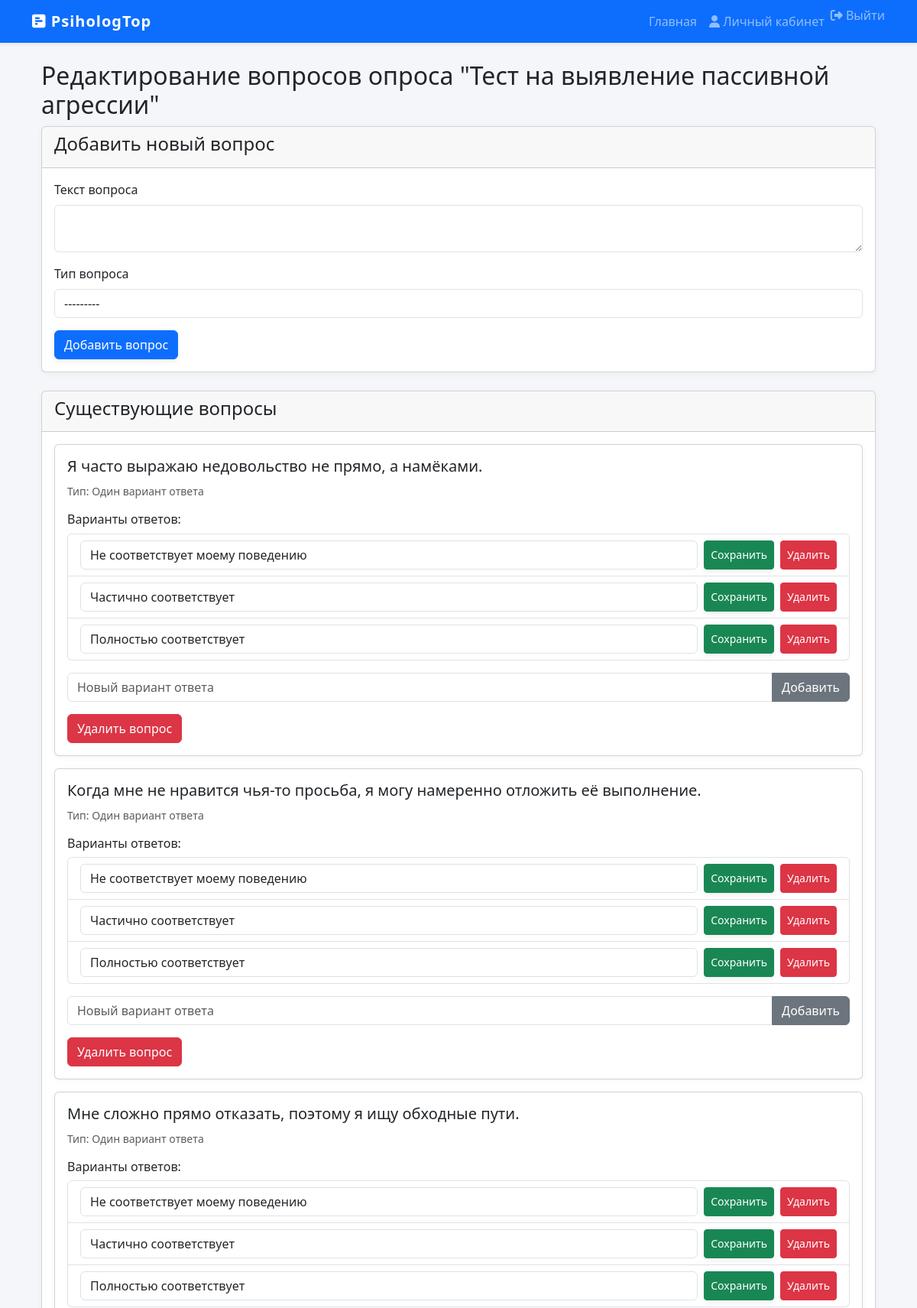
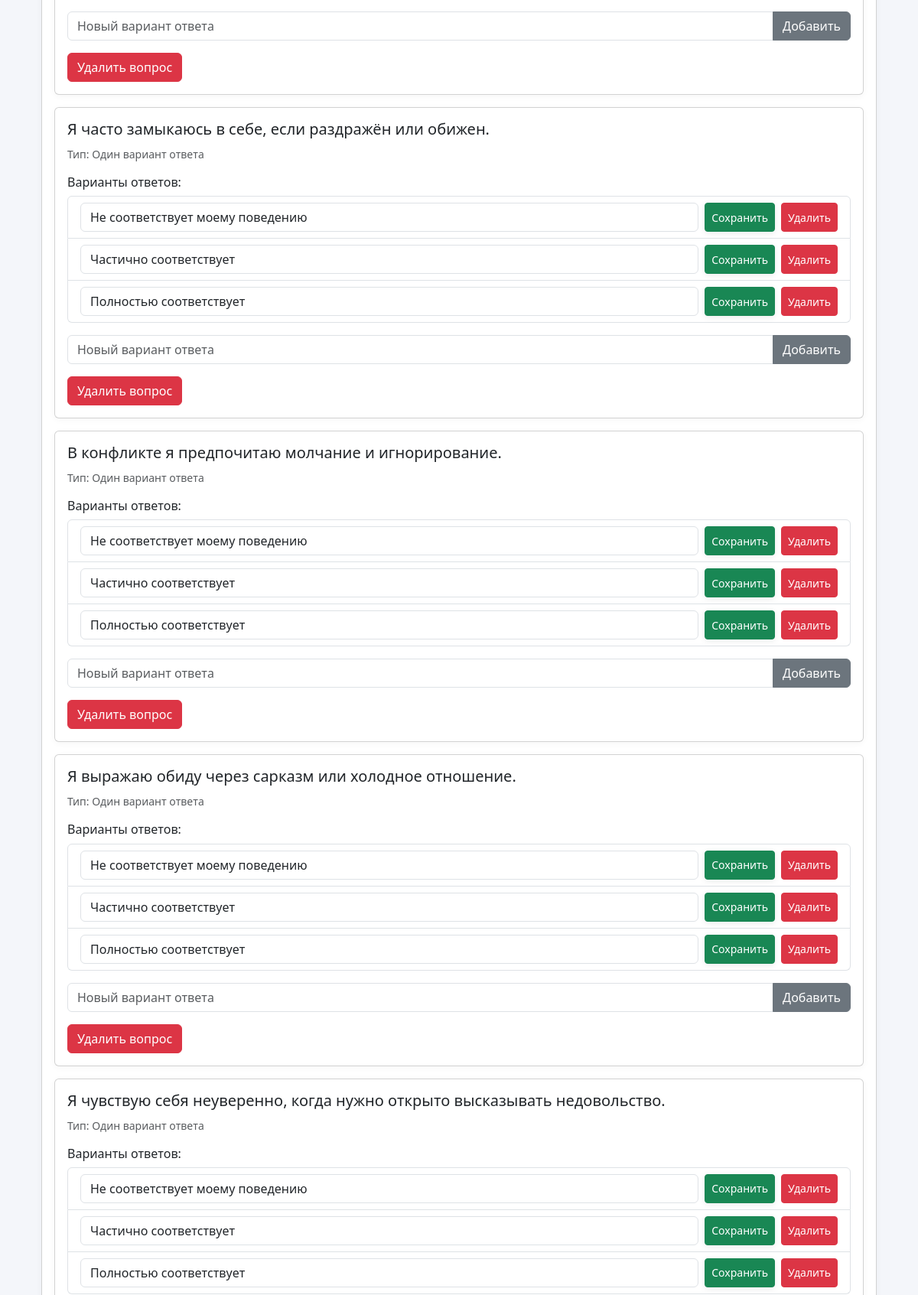
/poll/14/edit_questions/ (signed in, upper part), run on the app's committed database (2 pictures, top to bottom).
### main/models.py (models this page shows, shortened)
class Poll(models.Model):
    title = models.CharField(max_length=200, verbose_name='Название опроса')
    description = models.TextField(verbose_name='Описание')
    created_at = models.DateTimeField(auto_now_add=True)
    author = models.ForeignKey(User, on_delete=models.CASCADE, verbose_name='Автор')
    class Meta:
        verbose_name = 'Опрос'
        verbose_name_plural = 'Опросы'

class Question(models.Model):
    QUESTION_TYPES = (
        ('single_choice', 'Один вариант ответа'),
        ('multiple_choice', 'Множественный выбор'),
        ('text', 'Текстовый ответ'),
    )
    poll = models.ForeignKey(Poll, on_delete=models.CASCADE, related_name='questions', verbose_name='Опрос')
    text = models.TextField(verbose_name='Текст вопроса')
    question_type = models.CharField(max_length=20, choices=QUESTION_TYPES, verbose_name='Тип вопроса')
    order = models.IntegerField(default=0, verbose_name='Порядок вопроса')
    class Meta:
        verbose_name = 'Вопрос'
        verbose_name_plural = 'Вопросы'
        ordering = ['order']

class Choice(models.Model):
    question = models.ForeignKey(Question, on_delete=models.CASCADE, related_name='choices', verbose_name='Вопрос')
    text = models.CharField(max_length=200, verbose_name='Текст варианта ответа')
    class Meta:
        verbose_name = 'Вариант ответа'
        verbose_name_plural = 'Варианты ответов'

### main/views.py (the view)
# urls.py: path('poll/<int:poll_id>/edit_questions/', views.edit_questions, name='edit_questions'),
@login_required
def edit_questions(request, poll_id):
    poll = get_object_or_404(Poll, id=poll_id, author=request.user)
    questions = poll.questions.all().order_by('order')
    if request.method == 'POST':
        if 'delete_question' in request.POST:
            question_id = request.POST.get('question_id')
            question = get_object_or_404(Question, id=question_id, poll=poll)
            question.delete()
            messages.success(request, 'Вопрос успешно удален!')
            return redirect('edit_questions', poll_id=poll.id)
        if 'delete_choice' in request.POST:
            choice_id = request.POST.get('choice_id')
            choice = get_object_or_404(Choice, id=choice_id, question__poll=poll)
            choice.delete()
            messages.success(request, 'Вариант ответа успешно удален!')
            return redirect('edit_questions', poll_id=poll.id)
        if 'edit_choice' in request.POST:
            choice_id = request.POST.get('choice_id')
            new_text = request.POST.get('edit_choice_text', '').strip()
            choice = get_object_or_404(Choice, id=choice_id, question__poll=poll)
            if new_text:
                choice.text = new_text
                choice.save()
                messages.success(request, 'Вариант ответа успешно изменен!')
            else:
                messages.error(request, 'Текст варианта не может быть пустым!')
            return redirect('edit_questions', poll_id=poll.id)
        if 'add_choice' in request.POST:
            question_id = request.POST.get('question_id')
            choice_text = request.POST.get('choice_text')
            question = get_object_or_404(Question, id=question_id, poll=poll)
            if choice_text:
                Choice.objects.create(question=question, text=choice_text)
                messages.success(request, 'Вариант ответа успешно добавлен!')
            return redirect('edit_questions', poll_id=poll.id)
        question_form = QuestionForm(request.POST)
        if question_form.is_valid():
            question = question_form.save(commit=False)
            question.poll = poll
            question.order = poll.questions.count() + 1
            question.save()
            messages.success(request, 'Вопрос успешно добавлен!')
            return redirect('edit_questions', poll_id=poll.id)
    else:
        question_form = QuestionForm()
    return render(request, 'edit_questions.html', {
        'poll': poll,
        'questions': questions,
        'question_form': question_form
    })

### main/forms.py
class QuestionForm(forms.ModelForm):
    class Meta:
        model = Question
        fields = ['text', 'question_type']
        widgets = {
            'text': forms.Textarea(attrs={'class': 'form-control', 'rows': 2}),
            'question_type': forms.Select(attrs={'class': 'form-control'}),
        }

### templates/edit_questions.html (shortened to what this page needs)
{% extends 'base.html' %}
{% block content %}
<div class="container mt-4">
    <h2>Редактирование вопросов опроса "{{ poll.title }}"</h2>
    <div class="card mb-4">
        <div class="card-header">
            <h4>Добавить новый вопрос</h4>
        </div>
        <div class="card-body">
            <form method="post" action="{% url 'edit_questions' poll.id %}">
                <div class="mb-3">
                    <label for="{{ question_form.text.id_for_label }}" class="form-label">Текст вопроса</label>
                    {{ question_form.text }}
                </div>
                <div class="mb-3">
                    <label for="{{ question_form.question_type.id_for_label }}" class="form-label">Тип вопроса</label>
                    {{ question_form.question_type }}
                </div>
                <button type="submit" name="add_question" class="btn btn-primary">Добавить вопрос</button>
            </form>
        </div>
    </div>
    <div class="card">
        <div class="card-header">
            <h4>Существующие вопросы</h4>
        </div>
        <div class="card-body">
            {% if questions %}
                {% for question in questions %}
                    <div class="card mb-3">
                        <div class="card-body">
                            <h5 class="card-title">{{ question.text }}</h5>
                            <p class="card-text">
                                <small class="text-muted">Тип: {{ question.get_question_type_display }}</small>
                            </p>
                            {% if question.question_type == 'single_choice' or question.question_type == 'multiple_choice' %}
                                <div class="mt-3">
                                    <h6>Варианты ответов:</h6>
                                    <ul class="list-group">
                                        {% for choice in question.choices.all %}
                                            <li class="list-group-item d-flex justify-content-between align-items-center">
                                                <form method="post" action="{% url 'edit_questions' poll.id %}" class="d-flex w-100">
                                                    <input type="text" name="edit_choice_text" value="{{ choice.text }}" class="form-control me-2">
                                                    <button type="submit" name="edit_choice" class="btn btn-success btn-sm me-2">Сохранить</button>
                                                    <button type="submit" name="delete_choice" class="btn btn-danger btn-sm">Удалить</button>
                                                </form>
                                            </li>
                                        {% endfor %}
                                    </ul>
                                    <form method="post" action="{% url 'edit_questions' poll.id %}" class="mt-3">
                                        <div class="input-group">
                                            <input type="text" name="choice_text" class="form-control" placeholder="Новый вариант ответа">
                                            <button type="submit" name="add_choice" class="btn btn-secondary">Добавить</button>
                                        </div>
                                    </form>
                                </div>
                            {% endif %}
                            <div class="mt-3">
                                <form method="post" action="{% url 'edit_questions' poll.id %}" class="d-inline">
                                    <button type="submit" name="delete_question" class="btn btn-danger">Удалить вопрос</button>
                                </form>
                            </div>
                        </div>
                    </div>
                {% endfor %}
            {% else %}
                <p class="text-muted">Вопросов пока нет. Добавьте первый вопрос выше.</p>
            {% endif %}
        </div>
    </div>
</div>
{% endblock %}

### templates/base.html (style rules this page uses)
body { background: #f4f6fa; }
.card { box-shadow: 0 2px 8px rgba(0,0,0,0.04); }
.btn-primary, .btn-success { box-shadow: 0 2px 8px rgba(0,0,0,0.08); }

### data on the page
Poll: title "Тест на выявление пассивной агрессии"
Question: text "Я часто выражаю недовольство не прямо, а намёками.", question_type "Один вариант ответа"
Choice: edit_choice_text "Не соответствует моему поведению"
Choice: edit_choice_text "Частично соответствует"
Choice: edit_choice_text "Полностью соответствует"
Question: text "Когда мне не нравится чья-то просьба, я могу намеренно отложить её выполнение.", question_type "Один вариант ответа"
Choice: edit_choice_text "Не соответствует моему поведению"
Choice: edit_choice_text "Частично соответствует"
Choice: edit_choice_text "Полностью соответствует"
Question: text "Мне сложно прямо отказать, поэтому я ищу обходные пути.", question_type "Один вариант ответа"
Choice: edit_choice_text "Не соответствует моему поведению"
Choice: edit_choice_text "Частично соответствует"
Choice: edit_choice_text "Полностью соответствует"
Question: text "Я часто замыкаюсь в себе, если раздражён или обижен.", question_type "Один вариант ответа"
Choice: edit_choice_text "Не соответствует моему поведению"
Choice: edit_choice_text "Частично соответствует"
Choice: edit_choice_text "Полностью соответствует"
Question: text "В конфликте я предпочитаю молчание и игнорирование.", question_type "Один вариант ответа"
Choice: edit_choice_text "Не соответствует моему поведению"
Choice: edit_choice_text "Частично соответствует"
Choice: edit_choice_text "Полностью соответствует"
Question: text "Я выражаю обиду через сарказм или холодное отношение.", question_type "Один вариант ответа"
Choice: edit_choice_text "Не соответствует моему поведению"
Choice: edit_choice_text "Частично соответствует"
Choice: edit_choice_text "Полностью соответствует"
Question: text "Я чувствую себя неуверенно, когда нужно открыто высказывать недовольство.", question_type "Один вариант ответа"
Choice: edit_choice_text "Не соответствует моему поведению"
Choice: edit_choice_text "Частично соответствует"
Choice: edit_choice_text "Полностью соответствует"
